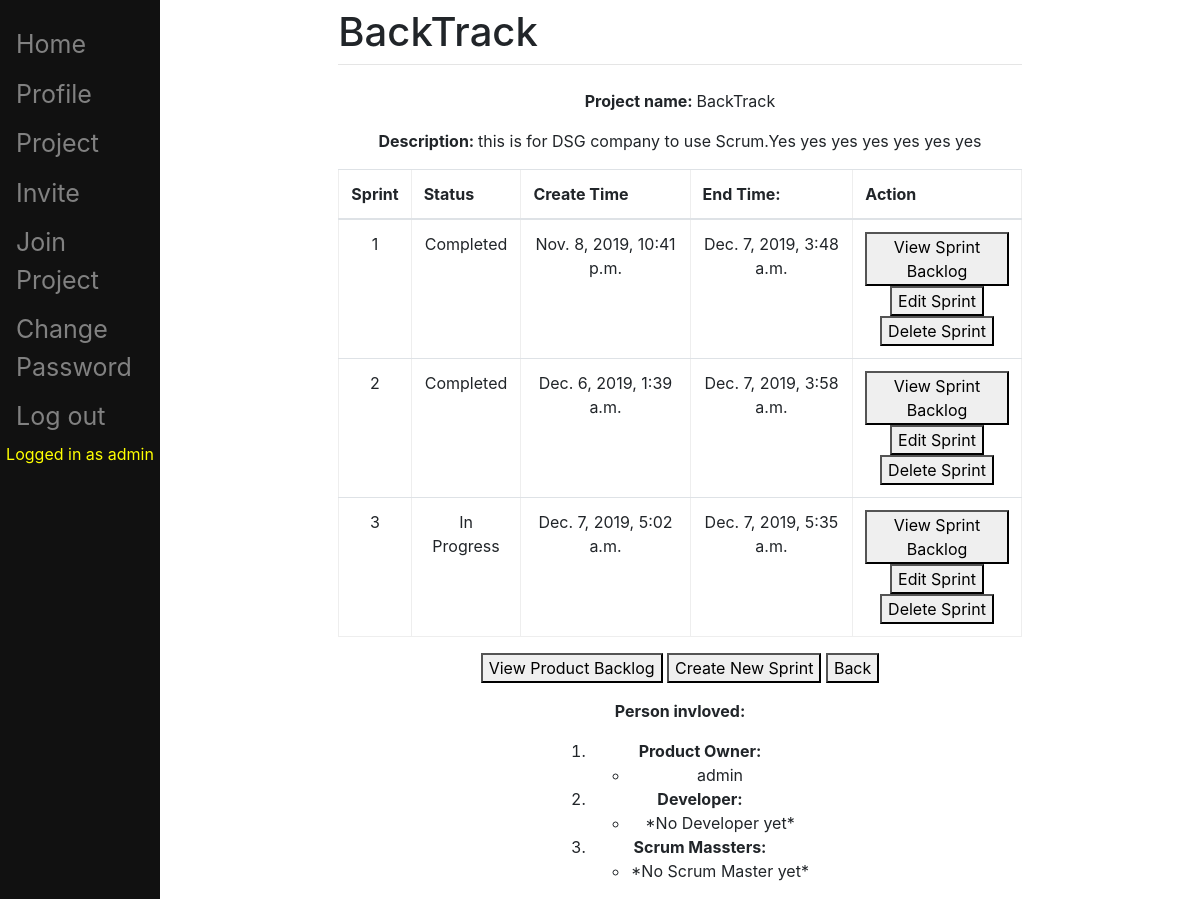
The page /pbi/viewProject/4/ (signed in) on the database as committed earlier.
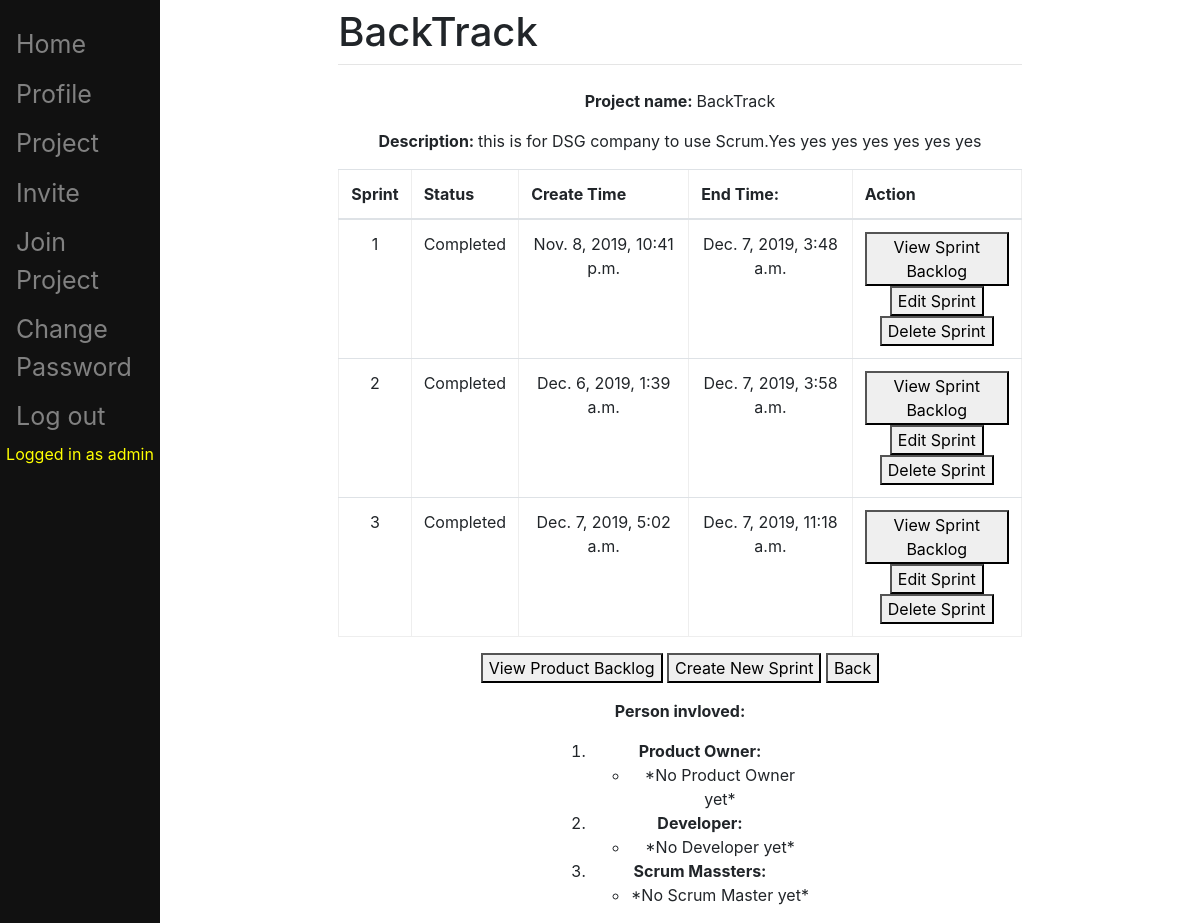
The same page on the database as committed later.
### pbi/models.py (models this page shows, shortened)
class Sprint(models.Model):
	STAT = (
		('Completed', 'Completed'),
		('In Progress', 'In Progress'),
		('Not yet started', 'Not yet started'),
	)
	number = models.IntegerField(blank=True, null=True)
	capacity = models.IntegerField(blank=True, null=True)
	status = models.CharField(choices=STAT, default='Not yet started', max_length=200)
	create_at = models.DateTimeField(blank=True, default=timezone.now, editable=False)
	end_at = models.DateTimeField(blank=True, null=True)
	project = models.ForeignKey(Project, on_delete=models.CASCADE, blank=True, null=True)

class Person(models.Model):
	STAT = (
		('Product Owner', 'Product Owner'),
		('Scrum Master', 'Scrum Master'),
		('Developer', 'Developer'),
	)
	user = models.OneToOneField(User, on_delete=models.CASCADE, blank=True, null=True)
	role = models.CharField(choices=STAT, max_length=200, blank=True, null=True)
	project = models.ForeignKey(Project, on_delete=models.CASCADE, blank=True, null=True)
	chosen = models.PositiveIntegerField(default=1)

### pbi/views.py (the view)
class ProjectView(LoginRequiredMixin, TemplateView):
    login_url = '/pbi/login/'
    redirect_field_name = 'redirect_to'
    template_name = 'project_view.html'
    def get_context_data(self, **kwargs):
        project = self.kwargs['project']
        context = super().get_context_data(**kwargs)
        context['project'] = Project.objects.get(pk=project)
        u = self.request.user
        personCheck = Person.objects.get(user = u)
        if personCheck.project != Project.objects.get(pk=project):
            context['person'] = personCheck
            return context
        context['developer_list'] = Person.objects.filter(project__pk = project, role = 'Developer')
        context['productowner_list'] = Person.objects.filter(project__pk = project, role = 'Product Owner')
        context['scrummaster_list'] = Person.objects.filter(project__pk = project, role = 'Scrum Master')
        context['sprint_list'] = Sprint.objects.filter(project__pk = project)
        return context

### templates/project_view.html (shortened to what this page needs)
{% extends "main/base.html" %}
{% block content %}
{% if person == NONE %}
<!DOCTYPE html>
<html lang="en">
<head>
</head>
<p>
    <p align="center"><b>Project name: </b> {{project.name}} </p>
    <p align="center"><b>Description: </b> {{project.description}} </p>
	<table class="table" border="2" style="border:2px;" cellpadding="10" align="center">
		<thead>
			<tr>
				<th align="center" valign="center">Sprint</th>
				<th align="center" valign="center">Status</th>
				<th align="center" valign="center">Create Time</th>
				<th align="center" valign="center">End Time:</th>
				<th align="center" valign="center">Action</th>
			</tr>
		</thead>
		<tbody>
			{% for sprint in sprint_list %}
				<tr>
					<td align="center" valign="center">{{sprint.number}}</td>
					<td align="center" valign="center">{{sprint.status}}</td>
					<td align="center" valign="center">{{sprint.create_at}}</td>
					<td align="center" valign="center">{{sprint.end_at}}</td>
					<td align="center" valign="center">
						<button onclick="window.location.href = 'http://localhost:8000/pbi/viewSprintBacklog/{{sprint.pk}}';" value="SprintBacklog">View Sprint Backlog</button>
						<br>
						<button onclick="window.location.href = 'http://localhost:8000/pbi/updateSprint/{{sprint.pk}}';" value="SprintBacklog">Edit Sprint</button>
						<br>
						<button onclick="window.location.href = 'http://localhost:8000/pbi/deleteSprint/{{sprint.pk}}';" value="SprintBacklog">Delete Sprint</button>
					</td>
				</tr>
			{% endfor %}
		</tbody>
	</table>
	<p align="center">
		<button onclick="window.location.href = 'http://localhost:8000/pbi/viewProductbacklog/{{project.pk}}';" value="ProductBacklog">View Product Backlog</button>
		<button onclick="window.location.href = 'http://localhost:8000/pbi/createSprint/{{project.pk}}';" value="createSprint">Create New Sprint</button>
		<button onclick="window.history.back();" value="Back" type="reset">Back</button>
	</p>
    <p align="center"><b>Person invloved:</b>
	<ol style="text-align:center;max-width:260px;margin:0 auto;">
		<li><b>Product Owner:</b></li>
		<ul>
            {% for productowner in productowner_list %}
				<li>{{productowner.user.username}}</li>
			{% empty %}
				<li>*No Product Owner yet*</li>
			{% endfor %}
		</ul>
		<li><b>Developer:</b></li>
		<ul>
            {% for developer in developer_list %}
				<li>{{developer.user.username}}</li>
			{% empty %}
				<li>*No Developer yet*</li>
			{% endfor %}
		</ul>
		<li><b>Scrum Massters:</b></li>
		<ul>
			{% for scrummaster in scrummaster %}
				<li>{{scrummaster.user.username}}</li>
			{% empty %}
				<li>*No Scrum Master yet*</li>
			{% endfor %}
		</ul>
	</ol>
	</p>
</body>
</html>
{% else %}
	<p>Restricted Access</p>
{% endif %}
{% endblock %}

Rows that differ between the two databases and show on the page:
no longer on this page (row edited): Person: user.username "admin"
changed Sprint: status "In Progress" → "Completed"; end_at "Dec. 7, 2019, 5:35 a.m." → "Dec. 7, 2019, 11:18 a.m."
Other text that changed with them:
text now shown: "*No Product Owner yet*"
